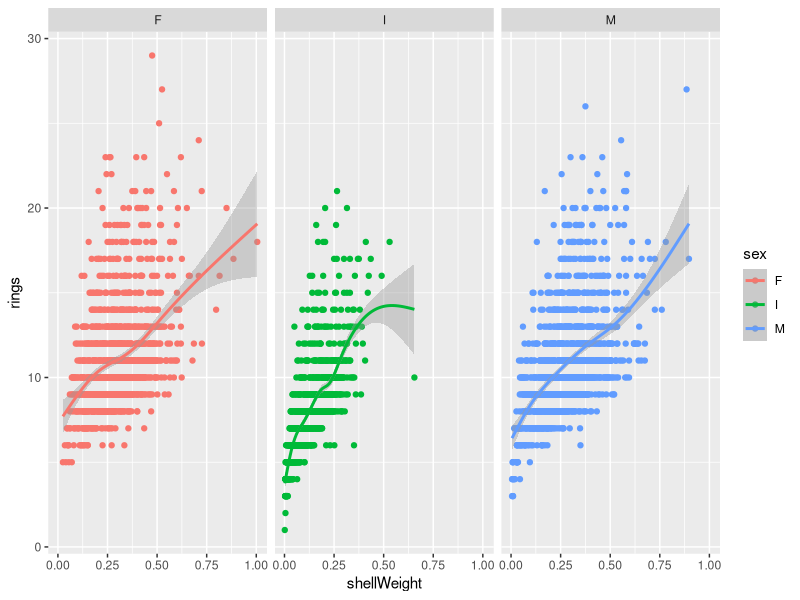
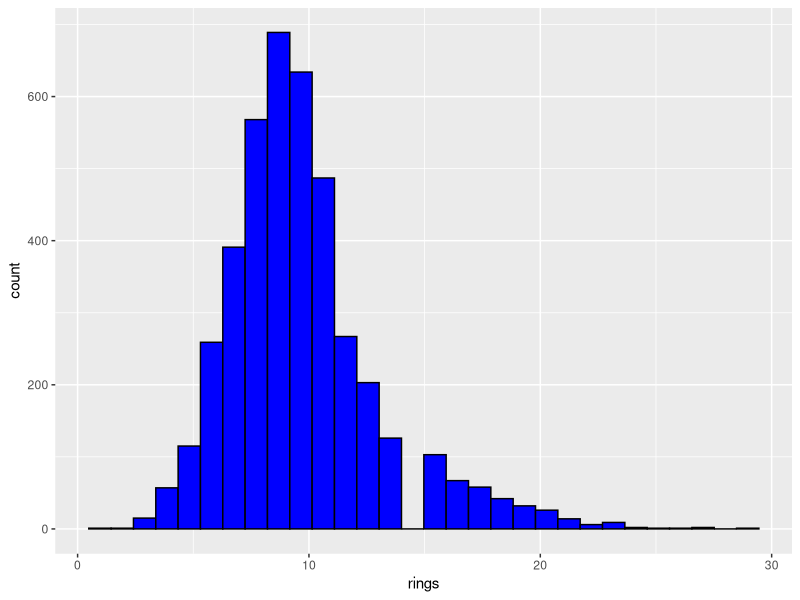
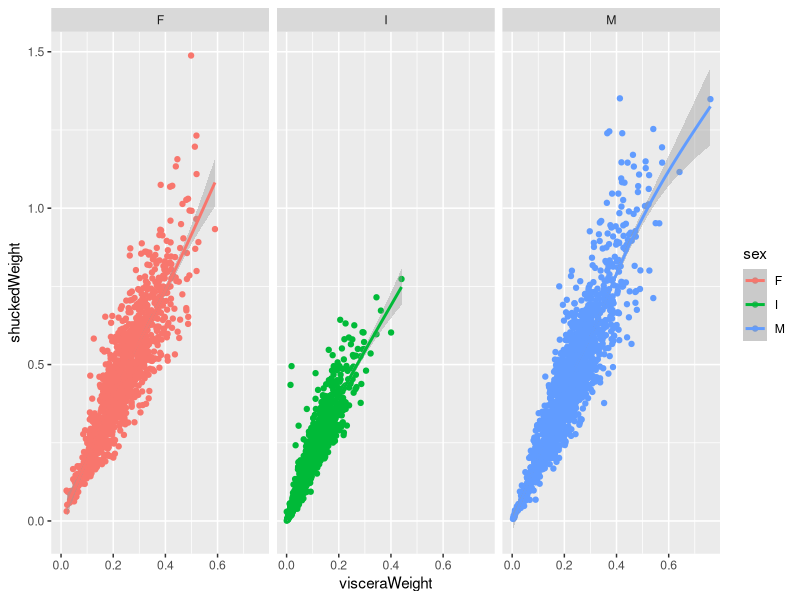

Reproduce these figures in R, in order.
## ---- chunk 1
# set up knitr options for all code chunks
knitr::opts_chunk$set(echo = FALSE)
knitr::opts_chunk$set(message = FALSE)
knitr::opts_chunk$set(warning = FALSE)
knitr::opts_chunk$set(error = FALSE)

# load packages needed for code chunks
library(readr)
library(tibble)
library(dplyr)
library(ggplot2)

# import abalone.csv dataset
# use read_csv()
# function from readr to import data
abalone <- read_csv(file = "abalone.csv")
## ---- chunk 2
# get a glimpse of the data
# use glimpse() function from tibble package
glimpse(x = abalone)
## ---- chunk 3
# select a few variables
# and get summary stats
abalone %>% 
  select(length, diameter, height) %>% 
  summary()
## ---- chunk 4
# make plot of number of rings by shellWeight
ggplot(data = abalone, 
       aes(x = shellWeight, y = rings, color = sex)) +
  geom_point() +
  facet_wrap(vars(sex)) +
  geom_smooth()
## ---- chunk 5
ggplot(data = abalone, 
       aes(x = rings)) +
  geom_histogram(color = "black", fill = "blue")
## ---- chunk 6
model1 <- lm(formula = rings ~ shellWeight, 
             data = abalone)
sum_model1 <- summary(model1)
knitr::kable(sum_model1$coefficients)
## ---- chunk 7
# make plot of number of rings by shellWeight
ggplot(data = abalone, 
       aes(x = visceraWeight, y = shuckedWeight, color = sex)) +
  geom_point() +
  facet_wrap(vars(sex)) +
  geom_smooth()
